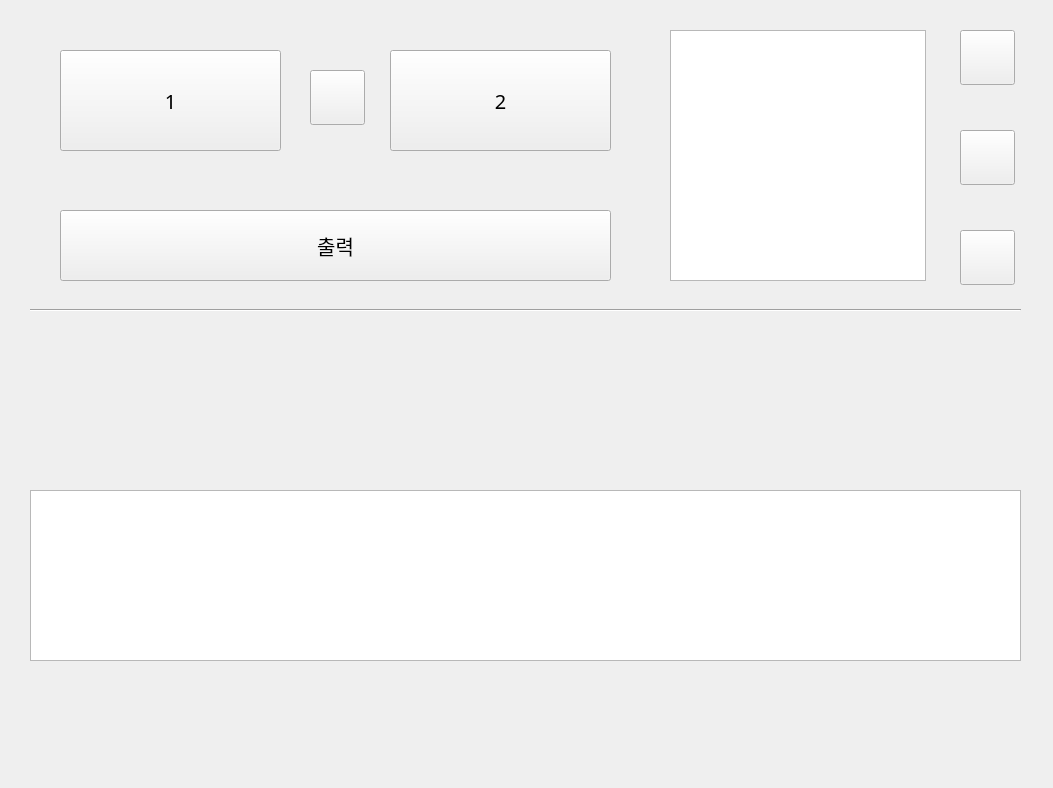
<?xml version="1.0" encoding="UTF-8"?>
<ui version="4.0">
 <class>second_widget</class>
 <widget class="QWidget" name="second_widget">
  <property name="geometry">
   <rect>
    <x>0</x>
    <y>0</y>
    <width>1053</width>
    <height>788</height>
   </rect>
  </property>
  <property name="windowTitle">
   <string>Form</string>
  </property>
  <widget class="QPushButton" name="data_load_btn">
   <property name="geometry">
    <rect>
     <x>960</x>
     <y>30</y>
     <width>55</width>
     <height>55</height>
    </rect>
   </property>
   <property name="font">
    <font>
     <family>맑은 고딕</family>
    </font>
   </property>
   <property name="text">
    <string/>
   </property>
  </widget>
  <widget class="QPushButton" name="user01_btn">
   <property name="geometry">
    <rect>
     <x>60</x>
     <y>50</y>
     <width>221</width>
     <height>101</height>
    </rect>
   </property>
   <property name="font">
    <font>
     <family>맑은 고딕</family>
     <pointsize>15</pointsize>
    </font>
   </property>
   <property name="text">
    <string>1</string>
   </property>
  </widget>
  <widget class="QPushButton" name="user02_btn">
   <property name="geometry">
    <rect>
     <x>390</x>
     <y>50</y>
     <width>221</width>
     <height>101</height>
    </rect>
   </property>
   <property name="font">
    <font>
     <family>맑은 고딕</family>
     <pointsize>15</pointsize>
    </font>
   </property>
   <property name="text">
    <string>2</string>
   </property>
  </widget>
  <widget class="QListWidget" name="spworker_list_widget">
   <property name="geometry">
    <rect>
     <x>670</x>
     <y>30</y>
     <width>256</width>
     <height>251</height>
    </rect>
   </property>
  </widget>
  <widget class="QTableWidget" name="combo_table">
   <property name="geometry">
    <rect>
     <x>30</x>
     <y>490</y>
     <width>991</width>
     <height>171</height>
    </rect>
   </property>
  </widget>
  <widget class="Line" name="line">
   <property name="geometry">
    <rect>
     <x>30</x>
     <y>290</y>
     <width>991</width>
     <height>41</height>
    </rect>
   </property>
   <property name="orientation">
    <enum>Qt::Horizontal</enum>
   </property>
  </widget>
  <widget class="QLabel" name="comb_label">
   <property name="geometry">
    <rect>
     <x>30</x>
     <y>340</y>
     <width>371</width>
     <height>121</height>
    </rect>
   </property>
   <property name="text">
    <string/>
   </property>
  </widget>
  <widget class="QPushButton" name="combo_bnt">
   <property name="geometry">
    <rect>
     <x>60</x>
     <y>210</y>
     <width>551</width>
     <height>71</height>
    </rect>
   </property>
   <property name="font">
    <font>
     <family>맑은 고딕</family>
     <pointsize>15</pointsize>
    </font>
   </property>
   <property name="text">
    <string>출력</string>
   </property>
  </widget>
  <widget class="QLabel" name="user1_label">
   <property name="geometry">
    <rect>
     <x>450</x>
     <y>340</y>
     <width>251</width>
     <height>131</height>
    </rect>
   </property>
   <property name="text">
    <string/>
   </property>
  </widget>
  <widget class="QLabel" name="user2_label">
   <property name="geometry">
    <rect>
     <x>750</x>
     <y>340</y>
     <width>241</width>
     <height>131</height>
    </rect>
   </property>
   <property name="text">
    <string/>
   </property>
  </widget>
  <widget class="QPushButton" name="user_rotation_btn">
   <property name="geometry">
    <rect>
     <x>960</x>
     <y>130</y>
     <width>55</width>
     <height>55</height>
    </rect>
   </property>
   <property name="font">
    <font>
     <family>맑은 고딕</family>
    </font>
   </property>
   <property name="text">
    <string/>
   </property>
  </widget>
  <widget class="QPushButton" name="clear_btn">
   <property name="geometry">
    <rect>
     <x>960</x>
     <y>230</y>
     <width>55</width>
     <height>55</height>
    </rect>
   </property>
   <property name="font">
    <font>
     <family>맑은 고딕</family>
    </font>
   </property>
   <property name="text">
    <string/>
   </property>
  </widget>
  <widget class="QPushButton" name="versus_btn">
   <property name="geometry">
    <rect>
     <x>310</x>
     <y>70</y>
     <width>55</width>
     <height>55</height>
    </rect>
   </property>
   <property name="font">
    <font>
     <family>맑은 고딕</family>
    </font>
   </property>
   <property name="text">
    <string/>
   </property>
  </widget>
 </widget>
 <resources/>
 <connections/>
</ui>
